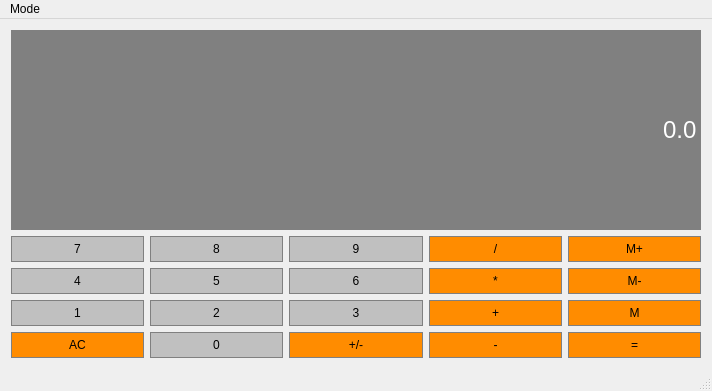
<?xml version="1.0" encoding="UTF-8"?>
<ui version="4.0">
 <class>Calculator</class>
 <widget class="QMainWindow" name="Calculator">
  <property name="geometry">
   <rect>
    <x>0</x>
    <y>0</y>
    <width>712</width>
    <height>391</height>
   </rect>
  </property>
  <property name="sizePolicy">
   <sizepolicy hsizetype="Preferred" vsizetype="Expanding">
    <horstretch>0</horstretch>
    <verstretch>0</verstretch>
   </sizepolicy>
  </property>
  <property name="windowTitle">
   <string>Calculator</string>
  </property>
  <widget class="QWidget" name="centralWidget">
   <layout class="QGridLayout" name="gridLayout">
    <item row="2" column="1">
     <widget class="QPushButton" name="Button5">
      <property name="sizePolicy">
       <sizepolicy hsizetype="Preferred" vsizetype="Preferred">
        <horstretch>0</horstretch>
        <verstretch>0</verstretch>
       </sizepolicy>
      </property>
      <property name="styleSheet">
       <string notr="true">QPushButton {
	background-color: #C0C0C0;
	border: 1px solid gray;
	padding: 5px;
}

QPushButton:pressed {
	background-color: #A9A9A9;
	border: 1px solid gray;
	padding: 5px;
}</string>
      </property>
      <property name="text">
       <string>5</string>
      </property>
     </widget>
    </item>
    <item row="3" column="1">
     <widget class="QPushButton" name="Button2">
      <property name="sizePolicy">
       <sizepolicy hsizetype="Preferred" vsizetype="Preferred">
        <horstretch>0</horstretch>
        <verstretch>0</verstretch>
       </sizepolicy>
      </property>
      <property name="styleSheet">
       <string notr="true">QPushButton {
	background-color: #C0C0C0;
	border: 1px solid gray;
	padding: 5px;
}

QPushButton:pressed {
	background-color: #A9A9A9;
	border: 1px solid gray;
	padding: 5px;
}</string>
      </property>
      <property name="text">
       <string>2</string>
      </property>
     </widget>
    </item>
    <item row="1" column="1">
     <widget class="QPushButton" name="Button8">
      <property name="sizePolicy">
       <sizepolicy hsizetype="Preferred" vsizetype="Preferred">
        <horstretch>0</horstretch>
        <verstretch>0</verstretch>
       </sizepolicy>
      </property>
      <property name="styleSheet">
       <string notr="true">QPushButton {
	background-color: #C0C0C0;
	border: 1px solid gray;
	padding: 5px;
}

QPushButton:pressed {
	background-color: #A9A9A9;
	border: 1px solid gray;
	padding: 5px;
}</string>
      </property>
      <property name="text">
       <string>8</string>
      </property>
     </widget>
    </item>
    <item row="2" column="2">
     <widget class="QPushButton" name="Button6">
      <property name="sizePolicy">
       <sizepolicy hsizetype="Preferred" vsizetype="Preferred">
        <horstretch>0</horstretch>
        <verstretch>0</verstretch>
       </sizepolicy>
      </property>
      <property name="styleSheet">
       <string notr="true">QPushButton {
	background-color: #C0C0C0;
	border: 1px solid gray;
	padding: 5px;
}

QPushButton:pressed {
	background-color: #A9A9A9;
	border: 1px solid gray;
	padding: 5px;
}</string>
      </property>
      <property name="text">
       <string>6</string>
      </property>
     </widget>
    </item>
    <item row="1" column="0">
     <widget class="QPushButton" name="Button7">
      <property name="sizePolicy">
       <sizepolicy hsizetype="Preferred" vsizetype="Preferred">
        <horstretch>0</horstretch>
        <verstretch>0</verstretch>
       </sizepolicy>
      </property>
      <property name="styleSheet">
       <string notr="true">QPushButton {
	background-color: #C0C0C0;
	border: 1px solid gray;
	padding: 5px;
}

QPushButton:pressed {
	background-color: #A9A9A9;
	border: 1px solid gray;
	padding: 5px;
}</string>
      </property>
      <property name="text">
       <string>7</string>
      </property>
     </widget>
    </item>
    <item row="3" column="0">
     <widget class="QPushButton" name="Button1">
      <property name="sizePolicy">
       <sizepolicy hsizetype="Preferred" vsizetype="Preferred">
        <horstretch>0</horstretch>
        <verstretch>0</verstretch>
       </sizepolicy>
      </property>
      <property name="styleSheet">
       <string notr="true">QPushButton {
	background-color: #C0C0C0;
	border: 1px solid gray;
	padding: 5px;
}

QPushButton:pressed {
	background-color: #A9A9A9;
	border: 1px solid gray;
	padding: 5px;
}</string>
      </property>
      <property name="text">
       <string>1</string>
      </property>
     </widget>
    </item>
    <item row="3" column="4">
     <widget class="QPushButton" name="MemoryGet">
      <property name="sizePolicy">
       <sizepolicy hsizetype="Preferred" vsizetype="Preferred">
        <horstretch>0</horstretch>
        <verstretch>0</verstretch>
       </sizepolicy>
      </property>
      <property name="styleSheet">
       <string notr="true">QPushButton {
	background-color: #FF8C00;
	border: 1px solid gray;
	padding: 5px;
}

QPushButton:pressed {
	background-color: #A9A9A9;
	border: 1px solid gray;
	padding: 5px;
}</string>
      </property>
      <property name="text">
       <string>M</string>
      </property>
     </widget>
    </item>
    <item row="1" column="2">
     <widget class="QPushButton" name="Button9">
      <property name="sizePolicy">
       <sizepolicy hsizetype="Preferred" vsizetype="Preferred">
        <horstretch>0</horstretch>
        <verstretch>0</verstretch>
       </sizepolicy>
      </property>
      <property name="styleSheet">
       <string notr="true">QPushButton {
	background-color: #C0C0C0;
	border: 1px solid gray;
	padding: 5px;
}

QPushButton:pressed {
	background-color: #A9A9A9;
	border: 1px solid gray;
	padding: 5px;
}</string>
      </property>
      <property name="text">
       <string>9</string>
      </property>
     </widget>
    </item>
    <item row="3" column="3">
     <widget class="QPushButton" name="Addition">
      <property name="sizePolicy">
       <sizepolicy hsizetype="Preferred" vsizetype="Preferred">
        <horstretch>0</horstretch>
        <verstretch>0</verstretch>
       </sizepolicy>
      </property>
      <property name="styleSheet">
       <string notr="true">QPushButton {
	background-color: #FF8C00;
	border: 1px solid gray;
	padding: 5px;
}

QPushButton:pressed {
	background-color: #A9A9A9;
	border: 1px solid gray;
	padding: 5px;
}</string>
      </property>
      <property name="text">
       <string>+</string>
      </property>
     </widget>
    </item>
    <item row="2" column="4">
     <widget class="QPushButton" name="MemoryClear">
      <property name="sizePolicy">
       <sizepolicy hsizetype="Preferred" vsizetype="Preferred">
        <horstretch>0</horstretch>
        <verstretch>0</verstretch>
       </sizepolicy>
      </property>
      <property name="styleSheet">
       <string notr="true">QPushButton {
	background-color: #FF8C00;
	border: 1px solid gray;
	padding: 5px;
}

QPushButton:pressed {
	background-color: #A9A9A9;
	border: 1px solid gray;
	padding: 5px;
}</string>
      </property>
      <property name="text">
       <string>M-</string>
      </property>
     </widget>
    </item>
    <item row="2" column="3">
     <widget class="QPushButton" name="Multiplication">
      <property name="sizePolicy">
       <sizepolicy hsizetype="Preferred" vsizetype="Preferred">
        <horstretch>0</horstretch>
        <verstretch>0</verstretch>
       </sizepolicy>
      </property>
      <property name="styleSheet">
       <string notr="true">QPushButton {
	background-color: #FF8C00;
	border: 1px solid gray;
	padding: 5px;
}

QPushButton:pressed {
	background-color: #A9A9A9;
	border: 1px solid gray;
	padding: 5px;
}</string>
      </property>
      <property name="text">
       <string>*</string>
      </property>
     </widget>
    </item>
    <item row="1" column="4">
     <widget class="QPushButton" name="MemoryAdd">
      <property name="sizePolicy">
       <sizepolicy hsizetype="Preferred" vsizetype="Preferred">
        <horstretch>0</horstretch>
        <verstretch>0</verstretch>
       </sizepolicy>
      </property>
      <property name="styleSheet">
       <string notr="true">QPushButton {
	background-color: #FF8C00;
	border: 1px solid gray;
	padding: 5px;
}

QPushButton:pressed {
	background-color: #A9A9A9;
	border: 1px solid gray;
	padding: 5px;
}</string>
      </property>
      <property name="text">
       <string>M+</string>
      </property>
     </widget>
    </item>
    <item row="1" column="3">
     <widget class="QPushButton" name="Division">
      <property name="sizePolicy">
       <sizepolicy hsizetype="Preferred" vsizetype="Preferred">
        <horstretch>0</horstretch>
        <verstretch>0</verstretch>
       </sizepolicy>
      </property>
      <property name="styleSheet">
       <string notr="true">QPushButton {
	background-color: #FF8C00;
	border: 1px solid gray;
	padding: 5px;
}

QPushButton:pressed {
	background-color: #A9A9A9;
	border: 1px solid gray;
	padding: 5px;
}</string>
      </property>
      <property name="text">
       <string>/</string>
      </property>
     </widget>
    </item>
    <item row="3" column="2">
     <widget class="QPushButton" name="Button3">
      <property name="sizePolicy">
       <sizepolicy hsizetype="Preferred" vsizetype="Preferred">
        <horstretch>0</horstretch>
        <verstretch>0</verstretch>
       </sizepolicy>
      </property>
      <property name="styleSheet">
       <string notr="true">QPushButton {
	background-color: #C0C0C0;
	border: 1px solid gray;
	padding: 5px;
}

QPushButton:pressed {
	background-color: #A9A9A9;
	border: 1px solid gray;
	padding: 5px;
}</string>
      </property>
      <property name="text">
       <string>3</string>
      </property>
     </widget>
    </item>
    <item row="2" column="0">
     <widget class="QPushButton" name="Button4">
      <property name="sizePolicy">
       <sizepolicy hsizetype="Preferred" vsizetype="Preferred">
        <horstretch>0</horstretch>
        <verstretch>0</verstretch>
       </sizepolicy>
      </property>
      <property name="styleSheet">
       <string notr="true">QPushButton {
	background-color: #C0C0C0;
	border: 1px solid gray;
	padding: 5px;
}

QPushButton:pressed {
	background-color: #A9A9A9;
	border: 1px solid gray;
	padding: 5px;
}</string>
      </property>
      <property name="text">
       <string>4</string>
      </property>
     </widget>
    </item>
    <item row="4" column="0">
     <widget class="QPushButton" name="ButtonAllClear">
      <property name="sizePolicy">
       <sizepolicy hsizetype="Preferred" vsizetype="Preferred">
        <horstretch>0</horstretch>
        <verstretch>0</verstretch>
       </sizepolicy>
      </property>
      <property name="styleSheet">
       <string notr="true">QPushButton {
	background-color: #FF8C00;
	border: 1px solid gray;
	padding: 5px;
}

QPushButton:pressed {
	background-color: #A9A9A9;
	border: 1px solid gray;
	padding: 5px;
}</string>
      </property>
      <property name="text">
       <string>AC</string>
      </property>
     </widget>
    </item>
    <item row="4" column="1">
     <widget class="QPushButton" name="Button0">
      <property name="sizePolicy">
       <sizepolicy hsizetype="Preferred" vsizetype="Preferred">
        <horstretch>0</horstretch>
        <verstretch>0</verstretch>
       </sizepolicy>
      </property>
      <property name="styleSheet">
       <string notr="true">QPushButton {
	background-color: #C0C0C0;
	border: 1px solid gray;
	padding: 5px;
}

QPushButton:pressed {
	background-color: #A9A9A9;
	border: 1px solid gray;
	padding: 5px;
}</string>
      </property>
      <property name="text">
       <string>0</string>
      </property>
     </widget>
    </item>
    <item row="4" column="2">
     <widget class="QPushButton" name="SignChange">
      <property name="sizePolicy">
       <sizepolicy hsizetype="Preferred" vsizetype="Preferred">
        <horstretch>0</horstretch>
        <verstretch>0</verstretch>
       </sizepolicy>
      </property>
      <property name="styleSheet">
       <string notr="true">QPushButton {
	background-color: #FF8C00;
	border: 1px solid gray;
	padding: 5px;
}

QPushButton:pressed {
	background-color: #A9A9A9;
	border: 1px solid gray;
	padding: 5px;
}</string>
      </property>
      <property name="text">
       <string>+/-</string>
      </property>
     </widget>
    </item>
    <item row="4" column="3">
     <widget class="QPushButton" name="Subtraction">
      <property name="sizePolicy">
       <sizepolicy hsizetype="Preferred" vsizetype="Preferred">
        <horstretch>0</horstretch>
        <verstretch>0</verstretch>
       </sizepolicy>
      </property>
      <property name="styleSheet">
       <string notr="true">QPushButton {
	background-color: #FF8C00;
	border: 1px solid gray;
	padding: 5px;
}

QPushButton:pressed {
	background-color: #A9A9A9;
	border: 1px solid gray;
	padding: 5px;
}</string>
      </property>
      <property name="text">
       <string>-</string>
      </property>
     </widget>
    </item>
    <item row="4" column="4">
     <widget class="QPushButton" name="Equals">
      <property name="sizePolicy">
       <sizepolicy hsizetype="Preferred" vsizetype="Preferred">
        <horstretch>0</horstretch>
        <verstretch>0</verstretch>
       </sizepolicy>
      </property>
      <property name="styleSheet">
       <string notr="true">QPushButton {
	background-color: #FF8C00;
	border: 1px solid gray;
	padding: 5px;
}

QPushButton:pressed {
	background-color: #A9A9A9;
	border: 1px solid gray;
	padding: 5px;
}</string>
      </property>
      <property name="text">
       <string>=</string>
      </property>
     </widget>
    </item>
    <item row="0" column="0" colspan="5">
     <widget class="QLineEdit" name="DisplayScreen">
      <property name="sizePolicy">
       <sizepolicy hsizetype="Preferred" vsizetype="Expanding">
        <horstretch>0</horstretch>
        <verstretch>0</verstretch>
       </sizepolicy>
      </property>
      <property name="font">
       <font>
        <pointsize>18</pointsize>
       </font>
      </property>
      <property name="styleSheet">
       <string notr="true">QLineEdit {
	background-color: gray;
	border: 1px solid gray;
	color: #ffffff
}</string>
      </property>
      <property name="text">
       <string>0.0</string>
      </property>
      <property name="alignment">
       <set>Qt::AlignRight|Qt::AlignTrailing|Qt::AlignVCenter</set>
      </property>
     </widget>
    </item>
   </layout>
  </widget>
  <widget class="QStatusBar" name="statusBar"/>
  <widget class="QMenuBar" name="menuBar">
   <property name="geometry">
    <rect>
     <x>0</x>
     <y>0</y>
     <width>712</width>
     <height>31</height>
    </rect>
   </property>
   <widget class="QMenu" name="menuMode">
    <property name="title">
     <string>Mode</string>
    </property>
   </widget>
   <addaction name="menuMode"/>
  </widget>
 </widget>
 <layoutdefault spacing="6" margin="11"/>
 <resources/>
 <connections/>
</ui>
